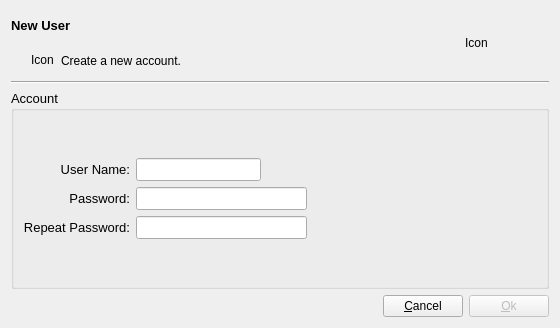
<?xml version="1.0" encoding="UTF-8"?>
<ui version="4.0">
 <class>DialogCreateUser</class>
 <widget class="QDialog" name="DialogCreateUser">
  <property name="geometry">
   <rect>
    <x>0</x>
    <y>0</y>
    <width>560</width>
    <height>328</height>
   </rect>
  </property>
  <property name="windowTitle">
   <string>New User</string>
  </property>
  <property name="modal">
   <bool>false</bool>
  </property>
  <layout class="QVBoxLayout" name="verticalLayout_6">
   <item>
    <layout class="QHBoxLayout" name="horizontalLayout_4">
     <item>
      <layout class="QVBoxLayout" name="verticalLayout_2">
       <item>
        <widget class="QLabel" name="labelTitle">
         <property name="font">
          <font>
           <pointsize>10</pointsize>
           <weight>75</weight>
           <bold>true</bold>
          </font>
         </property>
         <property name="text">
          <string>New User</string>
         </property>
        </widget>
       </item>
       <item>
        <layout class="QHBoxLayout" name="horizontalLayout">
         <item>
          <spacer name="horizontalSpacer_3">
           <property name="orientation">
            <enum>Qt::Horizontal</enum>
           </property>
           <property name="sizeType">
            <enum>QSizePolicy::Fixed</enum>
           </property>
           <property name="sizeHint" stdset="0">
            <size>
             <width>20</width>
             <height>20</height>
            </size>
           </property>
          </spacer>
         </item>
         <item>
          <widget class="QLabel" name="labelInfoIcon">
           <property name="sizePolicy">
            <sizepolicy hsizetype="Fixed" vsizetype="Preferred">
             <horstretch>0</horstretch>
             <verstretch>0</verstretch>
            </sizepolicy>
           </property>
           <property name="minimumSize">
            <size>
             <width>24</width>
             <height>24</height>
            </size>
           </property>
           <property name="maximumSize">
            <size>
             <width>24</width>
             <height>24</height>
            </size>
           </property>
           <property name="text">
            <string>Icon</string>
           </property>
          </widget>
         </item>
         <item>
          <widget class="QLabel" name="labelInfo">
           <property name="text">
            <string>Create a new account.</string>
           </property>
          </widget>
         </item>
        </layout>
       </item>
      </layout>
     </item>
     <item>
      <widget class="QLabel" name="labelIcon">
       <property name="sizePolicy">
        <sizepolicy hsizetype="Fixed" vsizetype="Fixed">
         <horstretch>0</horstretch>
         <verstretch>0</verstretch>
        </sizepolicy>
       </property>
       <property name="minimumSize">
        <size>
         <width>64</width>
         <height>64</height>
        </size>
       </property>
       <property name="maximumSize">
        <size>
         <width>64</width>
         <height>64</height>
        </size>
       </property>
       <property name="text">
        <string>Icon</string>
       </property>
      </widget>
     </item>
     <item>
      <spacer name="horizontalSpacer_2">
       <property name="orientation">
        <enum>Qt::Horizontal</enum>
       </property>
       <property name="sizeType">
        <enum>QSizePolicy::Fixed</enum>
       </property>
       <property name="sizeHint" stdset="0">
        <size>
         <width>20</width>
         <height>20</height>
        </size>
       </property>
      </spacer>
     </item>
    </layout>
   </item>
   <item>
    <widget class="Line" name="line">
     <property name="orientation">
      <enum>Qt::Horizontal</enum>
     </property>
    </widget>
   </item>
   <item>
    <widget class="QGroupBox" name="groupBox">
     <property name="font">
      <font>
       <pointsize>10</pointsize>
       <weight>50</weight>
       <bold>false</bold>
      </font>
     </property>
     <property name="title">
      <string>Account</string>
     </property>
     <property name="flat">
      <bool>true</bool>
     </property>
     <layout class="QVBoxLayout" name="verticalLayout">
      <item>
       <layout class="QHBoxLayout" name="horizontalLayout_3">
        <item>
         <layout class="QGridLayout" name="gridLayout">
          <item row="0" column="0">
           <widget class="QLabel" name="label">
            <property name="text">
             <string>User Name:</string>
            </property>
            <property name="alignment">
             <set>Qt::AlignRight|Qt::AlignTrailing|Qt::AlignVCenter</set>
            </property>
           </widget>
          </item>
          <item row="0" column="1">
           <widget class="QLineEdit" name="lineEditUserName">
            <property name="enabled">
             <bool>true</bool>
            </property>
            <property name="readOnly">
             <bool>false</bool>
            </property>
           </widget>
          </item>
          <item row="0" column="2">
           <spacer name="horizontalSpacer_4">
            <property name="orientation">
             <enum>Qt::Horizontal</enum>
            </property>
            <property name="sizeHint" stdset="0">
             <size>
              <width>40</width>
              <height>20</height>
             </size>
            </property>
           </spacer>
          </item>
          <item row="1" column="0">
           <widget class="QLabel" name="label_4">
            <property name="text">
             <string>Password:</string>
            </property>
            <property name="alignment">
             <set>Qt::AlignRight|Qt::AlignTrailing|Qt::AlignVCenter</set>
            </property>
           </widget>
          </item>
          <item row="1" column="1" colspan="2">
           <widget class="QLineEdit" name="lineEditPassword">
            <property name="echoMode">
             <enum>QLineEdit::Password</enum>
            </property>
           </widget>
          </item>
          <item row="2" column="0">
           <widget class="QLabel" name="label_5">
            <property name="text">
             <string>Repeat Password:</string>
            </property>
            <property name="alignment">
             <set>Qt::AlignRight|Qt::AlignTrailing|Qt::AlignVCenter</set>
            </property>
           </widget>
          </item>
          <item row="2" column="1" colspan="2">
           <widget class="QLineEdit" name="lineEditConfirm">
            <property name="echoMode">
             <enum>QLineEdit::Password</enum>
            </property>
           </widget>
          </item>
         </layout>
        </item>
        <item>
         <spacer name="horizontalSpacer_5">
          <property name="orientation">
           <enum>Qt::Horizontal</enum>
          </property>
          <property name="sizeHint" stdset="0">
           <size>
            <width>40</width>
            <height>20</height>
           </size>
          </property>
         </spacer>
        </item>
       </layout>
      </item>
     </layout>
    </widget>
   </item>
   <item>
    <layout class="QVBoxLayout" name="verticalLayoutAuthority"/>
   </item>
   <item>
    <layout class="QHBoxLayout" name="horizontalLayout_2">
     <item>
      <spacer name="horizontalSpacer">
       <property name="orientation">
        <enum>Qt::Horizontal</enum>
       </property>
       <property name="sizeHint" stdset="0">
        <size>
         <width>40</width>
         <height>20</height>
        </size>
       </property>
      </spacer>
     </item>
     <item>
      <widget class="QPushButton" name="pushButtonCancel">
       <property name="text">
        <string>&amp;Cancel</string>
       </property>
       <property name="default">
        <bool>false</bool>
       </property>
      </widget>
     </item>
     <item>
      <widget class="QPushButton" name="pushButtonOk">
       <property name="enabled">
        <bool>false</bool>
       </property>
       <property name="text">
        <string>&amp;Ok</string>
       </property>
       <property name="default">
        <bool>true</bool>
       </property>
      </widget>
     </item>
    </layout>
   </item>
  </layout>
 </widget>
 <resources/>
 <connections>
  <connection>
   <sender>pushButtonCancel</sender>
   <signal>clicked()</signal>
   <receiver>DialogCreateUser</receiver>
   <slot>reject()</slot>
   <hints>
    <hint type="sourcelabel">
     <x>395</x>
     <y>124</y>
    </hint>
    <hint type="destinationlabel">
     <x>278</x>
     <y>119</y>
    </hint>
   </hints>
  </connection>
  <connection>
   <sender>pushButtonOk</sender>
   <signal>clicked()</signal>
   <receiver>DialogCreateUser</receiver>
   <slot>accept()</slot>
   <hints>
    <hint type="sourcelabel">
     <x>481</x>
     <y>120</y>
    </hint>
    <hint type="destinationlabel">
     <x>197</x>
     <y>106</y>
    </hint>
   </hints>
  </connection>
 </connections>
</ui>
